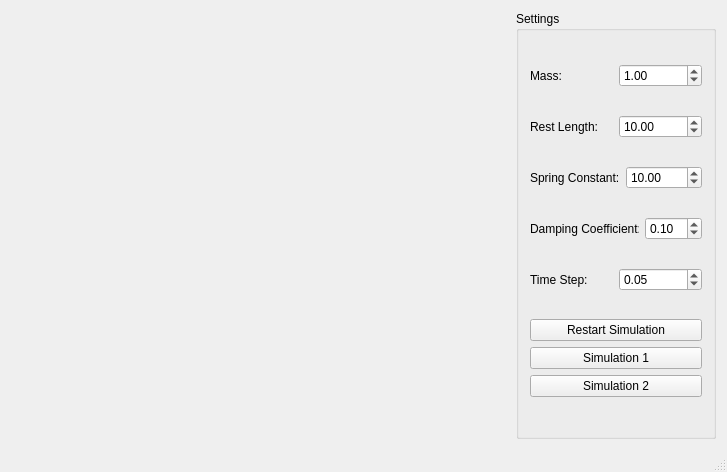
<?xml version="1.0" encoding="UTF-8"?>
<ui version="4.0">
 <class>MainWindow</class>
 <widget class="QMainWindow" name="MainWindow">
  <property name="windowModality">
   <enum>Qt::WindowModal</enum>
  </property>
  <property name="geometry">
   <rect>
    <x>0</x>
    <y>0</y>
    <width>727</width>
    <height>472</height>
   </rect>
  </property>
  <property name="sizePolicy">
   <sizepolicy hsizetype="Fixed" vsizetype="Fixed">
    <horstretch>0</horstretch>
    <verstretch>0</verstretch>
   </sizepolicy>
  </property>
  <property name="minimumSize">
   <size>
    <width>727</width>
    <height>472</height>
   </size>
  </property>
  <property name="maximumSize">
   <size>
    <width>727</width>
    <height>472</height>
   </size>
  </property>
  <property name="windowTitle">
   <string>Spring Simulator</string>
  </property>
  <property name="animated">
   <bool>false</bool>
  </property>
  <property name="tabShape">
   <enum>QTabWidget::Triangular</enum>
  </property>
  <widget class="QWidget" name="centralWidget">
   <property name="sizePolicy">
    <sizepolicy hsizetype="Ignored" vsizetype="Ignored">
     <horstretch>0</horstretch>
     <verstretch>0</verstretch>
    </sizepolicy>
   </property>
   <layout class="QHBoxLayout" name="horizontalLayout">
    <item>
     <widget class="GLWidget" name="glwidget" native="true">
      <property name="minimumSize">
       <size>
        <width>436</width>
        <height>436</height>
       </size>
      </property>
     </widget>
    </item>
    <item>
     <widget class="QGroupBox" name="settings">
      <property name="sizePolicy">
       <sizepolicy hsizetype="Fixed" vsizetype="Preferred">
        <horstretch>0</horstretch>
        <verstretch>0</verstretch>
       </sizepolicy>
      </property>
      <property name="maximumSize">
       <size>
        <width>200</width>
        <height>16777215</height>
       </size>
      </property>
      <property name="title">
       <string>Settings</string>
      </property>
      <layout class="QVBoxLayout" name="verticalLayout">
       <item>
        <layout class="QHBoxLayout" name="HLayoutMass">
         <item>
          <widget class="QLabel" name="labelMass">
           <property name="text">
            <string>Mass: </string>
           </property>
          </widget>
         </item>
         <item>
          <widget class="QDoubleSpinBox" name="MassValue">
           <property name="minimum">
            <double>0.100000000000000</double>
           </property>
           <property name="maximum">
            <double>5.000000000000000</double>
           </property>
           <property name="singleStep">
            <double>0.100000000000000</double>
           </property>
           <property name="value">
            <double>1.000000000000000</double>
           </property>
          </widget>
         </item>
        </layout>
       </item>
       <item>
        <layout class="QHBoxLayout" name="HLayoutRestLength">
         <item>
          <widget class="QLabel" name="labelRestLength">
           <property name="text">
            <string>Rest Length:</string>
           </property>
          </widget>
         </item>
         <item>
          <widget class="QDoubleSpinBox" name="RestLengthValue">
           <property name="minimum">
            <double>1.000000000000000</double>
           </property>
           <property name="maximum">
            <double>20.000000000000000</double>
           </property>
           <property name="singleStep">
            <double>1.000000000000000</double>
           </property>
           <property name="value">
            <double>10.000000000000000</double>
           </property>
          </widget>
         </item>
        </layout>
       </item>
       <item>
        <layout class="QHBoxLayout" name="HLayoutStiffness">
         <item>
          <widget class="QLabel" name="labelStiffness">
           <property name="text">
            <string>Spring Constant:</string>
           </property>
          </widget>
         </item>
         <item>
          <widget class="QDoubleSpinBox" name="StiffnessValue">
           <property name="minimum">
            <double>1.000000000000000</double>
           </property>
           <property name="maximum">
            <double>50.000000000000000</double>
           </property>
           <property name="singleStep">
            <double>1.000000000000000</double>
           </property>
           <property name="value">
            <double>10.000000000000000</double>
           </property>
          </widget>
         </item>
        </layout>
       </item>
       <item>
        <layout class="QHBoxLayout" name="HLayoutDamping">
         <item>
          <widget class="QLabel" name="labelDamping">
           <property name="text">
            <string>Damping Coefficient:</string>
           </property>
          </widget>
         </item>
         <item>
          <widget class="QDoubleSpinBox" name="DampingValue">
           <property name="minimum">
            <double>0.010000000000000</double>
           </property>
           <property name="maximum">
            <double>20.000000000000000</double>
           </property>
           <property name="singleStep">
            <double>0.010000000000000</double>
           </property>
           <property name="value">
            <double>0.100000000000000</double>
           </property>
          </widget>
         </item>
        </layout>
       </item>
       <item>
        <layout class="QHBoxLayout" name="HLayoutTimeStep">
         <item>
          <widget class="QLabel" name="labelTimeStep">
           <property name="text">
            <string>Time Step:</string>
           </property>
          </widget>
         </item>
         <item>
          <widget class="QDoubleSpinBox" name="TimeStepValue">
           <property name="minimum">
            <double>0.010000000000000</double>
           </property>
           <property name="maximum">
            <double>0.100000000000000</double>
           </property>
           <property name="singleStep">
            <double>0.010000000000000</double>
           </property>
           <property name="value">
            <double>0.050000000000000</double>
           </property>
          </widget>
         </item>
        </layout>
       </item>
       <item>
        <layout class="QVBoxLayout" name="VLayoutButtons">
         <item>
          <widget class="QPushButton" name="restartButton">
           <property name="text">
            <string>Restart Simulation</string>
           </property>
          </widget>
         </item>
         <item>
          <widget class="QPushButton" name="Simulation1Button">
           <property name="text">
            <string>Simulation 1</string>
           </property>
          </widget>
         </item>
         <item>
          <widget class="QPushButton" name="Simulation2Button">
           <property name="text">
            <string>Simulation 2</string>
           </property>
          </widget>
         </item>
        </layout>
       </item>
      </layout>
     </widget>
    </item>
   </layout>
  </widget>
  <widget class="QStatusBar" name="statusBar"/>
 </widget>
 <layoutdefault spacing="6" margin="11"/>
 <customwidgets>
  <customwidget>
   <class>GLWidget</class>
   <extends>QWidget</extends>
   <header location="global">glwidget.h</header>
   <container>1</container>
  </customwidget>
 </customwidgets>
 <resources/>
 <connections/>
</ui>
